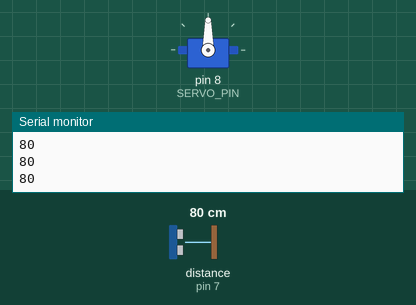
Recording of a sketch running on a simulated Arduino Uno, built with avr-gcc and run on an emulated ATmega328P. Parts: servo, the last lines printed to the serial monitor. The test bench sets the inputs (shaded band); at power-on: distance to the obstacle (sensor on pin 7) 80 cm. The echo pulse lasts 58.3 µs per cm.

Above: at 3.2 s.
3.3 s: distance to the obstacle (sensor on pin 7) set to 29 cm
4.8 s: distance to the obstacle (sensor on pin 7) set to 24 cm
At 5.5 s:
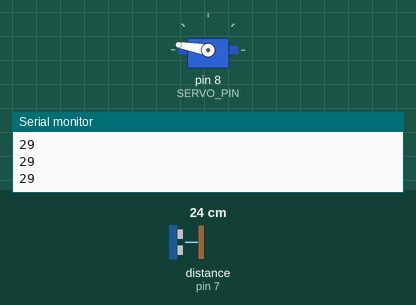
6.3 s: distance to the obstacle (sensor on pin 7) set to 16 cm
8.0 s: distance to the obstacle (sensor on pin 7) set to 12 cm
At 10.0 s:
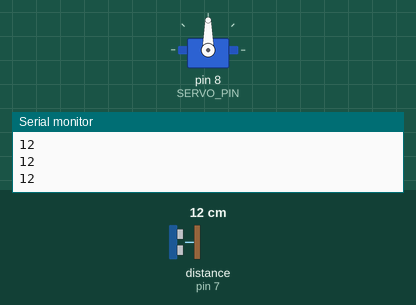
10.3 s: distance to the obstacle (sensor on pin 7) set to 10 cm
At 11.1 s:
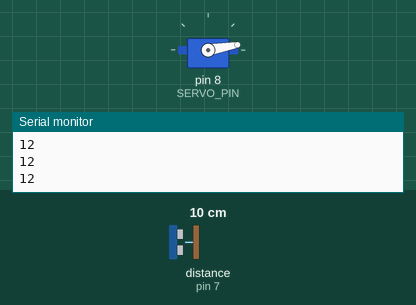
11.8 s: distance to the obstacle (sensor on pin 7) set to 18 cm
At 12.8 s:
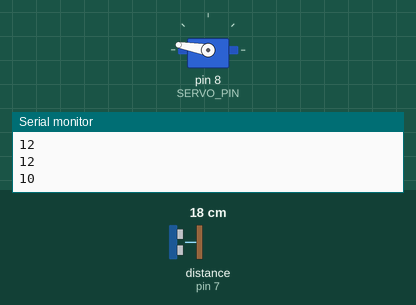
Timing chart, 0 to 14.8 s (numbered marks = the images above; inputs shaded):
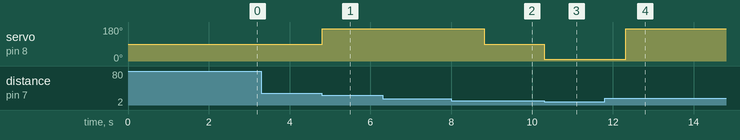

Measured:
- the behaviour switches between 28 and 27 cm on distance to the obstacle (sensor on pin 7) (found by bisection; images 0 and 1)
- the behaviour switches between 15 and 14 cm on distance to the obstacle (sensor on pin 7) (found by bisection; images 1 and 2)
- the behaviour switches between 12 and 11 cm on distance to the obstacle (sensor on pin 7) (found by bisection; images 2 and 3)
- after the input at 4.8 s, servo on pin 8 (SERVO_PIN): 90° → 170° at once
- after the input at 8.0 s, servo on pin 8 (SERVO_PIN): 170° → 90° after 0.82 s
- after the input at 10.3 s, servo on pin 8 (SERVO_PIN): 90° → 10° at once
- after the input at 11.8 s, servo on pin 8 (SERVO_PIN): 10° → 170° after 0.51 s

The sketch:

goleiro2.0.ino
```cpp
#include <Ultrasonic.h>
#include <Servo.h>

#define SERVO_PIN   8

#define ECHO        6
#define TRIGGER     7

Ultrasonic ultrasonic(ECHO, TRIGGER);

Servo servoMotor;

int distance;

void setup() {
  servoMotor.attach(SERVO_PIN);
  Serial.begin(9600);
  Serial.println("<<< Bem vindo ao goleiro robotico >>>");
  delay(2000);
}

void loop() {
  distance = ultrasonic.read();

  if (distance > 0 && distance < 12) {
    servoMotor.write(10);
    delay(2000);
  } else if (distance > 14 && distance < 28) {
    servoMotor.write(170);
    delay(2000);
  } else {
    servoMotor.write(90);
  }

  Serial.println(distance);
  delay(5);
}
```
